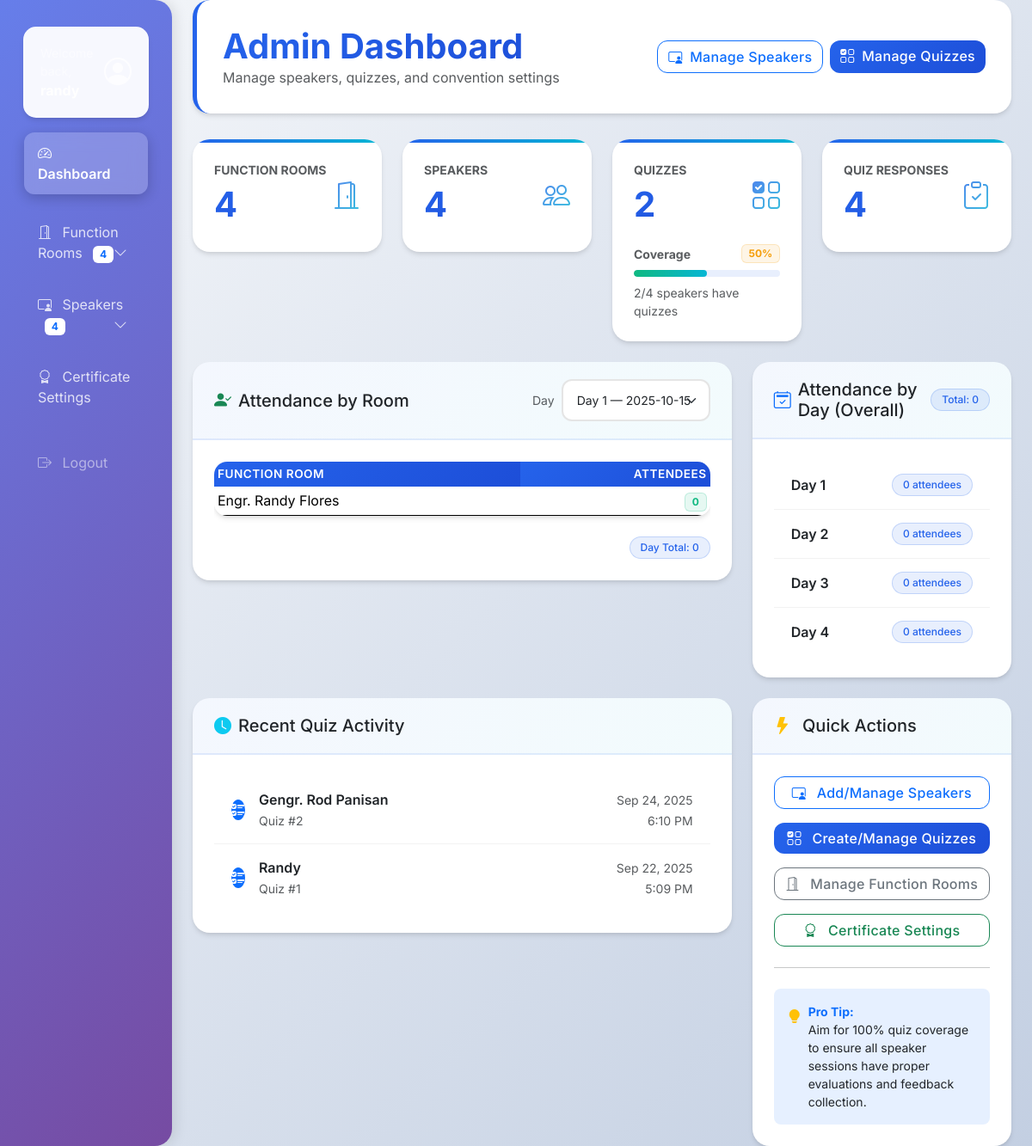
Page /admin/admin_dashboard.php (signed in) on the committed database.
### tables this page shows
CREATE TABLE `function_rooms` (
  `id` int(11) NOT NULL,
  `day_id` int(11) DEFAULT NULL,
  `name` varchar(150) NOT NULL,
  `label` varchar(150) DEFAULT NULL,
  `room_number` varchar(50) NOT NULL,
  `day_number` int(10) UNSIGNED NOT NULL DEFAULT 1,
  `day_date` date DEFAULT NULL,
  `description` text DEFAULT NULL,
  `location` varchar(150) DEFAULT NULL,
  `capacity` int(11) DEFAULT NULL,
  `is_active` tinyint(1) NOT NULL DEFAULT 1,
  `created_at` datetime NOT NULL DEFAULT current_timestamp()
);

CREATE TABLE `function_room_days` (
  `id` int(11) NOT NULL,
  `day_date` date NOT NULL,
  `room_id` int(11) DEFAULT NULL,
  `day` date NOT NULL,
  `enabled` tinyint(1) NOT NULL DEFAULT 1,
  `start_time` time DEFAULT NULL,
  `end_time` time DEFAULT NULL,
  `label` varchar(150) NOT NULL DEFAULT 'Day',
  `is_enabled` tinyint(1) NOT NULL DEFAULT 1
);

CREATE TABLE `quizzes` (
  `id` int(11) NOT NULL,
  `speaker_id` int(11) NOT NULL,
  `room_id` int(11) DEFAULT NULL,
  `day_id` int(11) DEFAULT NULL,
  `questions` longtext NOT NULL CHECK (json_valid(`questions`)),
  `options` longtext NOT NULL CHECK (json_valid(`options`)),
  `answers` longtext NOT NULL CHECK (json_valid(`answers`)),
  `created_at` datetime NOT NULL DEFAULT current_timestamp()
);

CREATE TABLE `speakers` (
  `id` int(11) NOT NULL,
  `room_id` int(11) DEFAULT NULL,
  `name` varchar(255) NOT NULL,
  `title` varchar(255) DEFAULT NULL,
  `bio` text DEFAULT NULL,
  `start_time` time DEFAULT NULL,
  `end_time` time DEFAULT NULL,
  `photo` varchar(255) DEFAULT NULL,
  `photo_url` varchar(255) DEFAULT NULL,
  `presentation_url` varchar(255) DEFAULT NULL,
  `created_at` datetime NOT NULL DEFAULT current_timestamp()
);

### admin/Admin_dashboard.php (the view, shortened to what the rows shown need)
<?php
require_once __DIR__ . '/../db.php';
if (isset($conn) && $conn instanceof mysqli) {
    $db = $conn;
} elseif (isset($mysqli) && $mysqli instanceof mysqli) {
    $db = $mysqli;
} else {
    $db = null;
}
$recentQuizzes = [];
$rq = $db->query("
  SELECT q.id, q.created_at, s.name AS speaker_name
  FROM quizzes q
  JOIN speakers s ON s.id = q.speaker_id
  ORDER BY q.created_at DESC
  LIMIT 5
");
if ($rq) {
    while ($row = $rq->fetch_assoc()) $recentQuizzes[] = $row;
}
function table_exists(mysqli $db, string $name): bool {
    $name = $db->real_escape_string($name);
    $res = $db->query("SHOW TABLES LIKE '{$name}'");
    return $res && $res->num_rows > 0;
}
function get_table_columns(mysqli $db, string $table): array {
    $cols = [];
    if ($res = $db->query("SHOW COLUMNS FROM `{$table}`")) {
        while ($row = $res->fetch_assoc()) {
            if (!empty($row['Field'])) $cols[] = $row['Field'];
        }
    }
    return $cols;
}
function attendance_count_expr(mysqli $db): string {
    $cols = get_table_columns($db, 'speaker_attendance');
    foreach (['user_id','attendee_id','account_id','participant_id','member_id'] as $c) {
        if (in_array($c, $cols, true)) return "COUNT(DISTINCT sa.`{$c}`)";
    }
    return "COUNT(*)";
}
$hasAttendanceTable = table_exists($db, 'speaker_attendance');
$days = [];
if ($r = $db->query("SELECT id, label, day_date FROM function_room_days ORDER BY day_date ASC")) {
    while ($row = $r->fetch_assoc()) $days[] = $row;
}
$filterDayId = isset($_GET['day_id']) ? (int)$_GET['day_id'] : 0;
if ($filterDayId <= 0 && !empty($days)) {
    $filterDayId = (int)$days[0]['id'];
}
$attendanceByRoom = [];
$attendanceByDay = [];
if ($hasAttendanceTable) {
    $countExpr = attendance_count_expr($db);
    $sqlDay = "
        SELECT fd.id AS day_id, fd.label AS day_label, {$countExpr} AS attendees
        FROM function_room_days fd
        LEFT JOIN function_rooms fr ON fr.day_id = fd.id
        LEFT JOIN speakers s ON s.room_id = fr.id
        LEFT JOIN speaker_attendance sa ON sa.speaker_id = s.id
        GROUP BY fd.id, fd.label
        ORDER BY fd.day_date ASC
    ";
    if ($res = $db->query($sqlDay)) {
        while ($row = $res->fetch_assoc()) $attendanceByDay[] = $row;
    }
    $sqlRoom = "
        SELECT fr.id AS room_id, fr.name AS room_name, {$countExpr} AS attendees
        FROM function_rooms fr
        LEFT JOIN speakers s ON s.room_id = fr.id
        LEFT JOIN speaker_attendance sa ON sa.speaker_id = s.id
        WHERE fr.day_id = ?
        GROUP BY fr.id, fr.name
        ORDER BY fr.name ASC
    ";
    if ($st = $db->prepare($sqlRoom)) {
        $st->bind_param('i', $filterDayId);
        $st->execute();
        $res = $st->get_result();
        while ($row = $res->fetch_assoc()) $attendanceByRoom[] = $row;
    }
}
?>
<!DOCTYPE html>
<html lang="en">
<head>
    <link href="https://cdn.jsdelivr.net/npm/bootstrap@5.3.2/dist/css/bootstrap.min.css" rel="stylesheet">
    <link href="https://cdn.jsdelivr.net/npm/bootstrap-icons@1.11.1/font/bootstrap-icons.css" rel="stylesheet">
</head>
<body>
<div class="container-fluid">
    <div class="row">
        <main class="col-md-9 ms-sm-auto col-lg-10 px-md-4">
            <div class="page-header fade-in">
                <div class="d-flex justify-content-between flex-wrap flex-md-nowrap align-items-center">
                    <div>
                        <h1 class="page-title">Admin Dashboard</h1>
                    </div>
                </div>
            </div>
            <div class="row g-4 mb-4">
                <div class="col-lg-8">
                    <div class="enhanced-card slide-up">
                        <div class="card-body">
                            <?php if (!$hasAttendanceTable): ?>
                                <div class="alert alert-warning mb-0">
                                    Attendance table not found. Expected table: speaker_attendance joined by speaker_id.
                                </div>
                            <?php else: ?>
                                <?php if (empty($attendanceByRoom)): ?>
                                    <div class="text-muted">No attendance records for the selected day.</div>
                                <?php else: ?>
                                    <div class="table-responsive">
                                        <table class="table table-sm align-middle">
                                            <thead>
                                                <tr>
                                                    <th>Function Room</th>
                                                    <th class="text-end">Attendees</th>
                                                </tr>
                                            </thead>
                                            <tbody>
                                                <?php foreach ($attendanceByRoom as $r): ?>
                                                    <tr>
                                                        <td><?= htmlspecialchars($r['room_name'] ?? '-', ENT_QUOTES | ENT_SUBSTITUTE, 'UTF-8') ?></td>
                                                        <td class="text-end">
                                                            <span class="badge badge-soft-success"><?= (int)($r['attendees'] ?? 0) ?></span>
                                                        </td>
                                                    </tr>
                                                <?php endforeach; ?>
                                            </tbody>
                                        </table>
                                    </div>
                                <?php endif; ?>
                            <?php endif; ?>
                        </div>
                    </div>
                </div>
                <div class="col-lg-4">
                    <div class="enhanced-card slide-up">
                        <div class="card-body">
                            <?php if (!$hasAttendanceTable): ?>
                                <div class="text-muted">Waiting for attendance setup.</div>
                            <?php else: ?>
                                <?php if (empty($attendanceByDay)): ?>
                                    <div class="text-muted">No attendance yet.</div>
                                <?php else: ?>
                                    <div class="list-group list-group-flush">
                                        <?php foreach ($attendanceByDay as $d): ?>
                                            <div class="list-group-item d-flex justify-content-between align-items-center">
                                                <div class="fw-semibold"><?= htmlspecialchars($d['day_label'] ?? 'Day', ENT_QUOTES | ENT_SUBSTITUTE, 'UTF-8') ?></div>
                                                <span class="badge badge-soft"><?= (int)($d['attendees'] ?? 0) ?> attendee<?= ((int)($d['attendees'] ?? 0) === 1) ? '' : 's' ?></span>
                                            </div>
                                        <?php endforeach; ?>
                                    </div>
                                <?php endif; ?>
                            <?php endif; ?>
                        </div>
                    </div>
                </div>
            </div>
            <div class="row g-4">
                <div class="col-lg-8">
                    <div class="enhanced-card slide-up">
                        <div class="card-body">
                            <?php if (empty($recentQuizzes)): ?>
                                <div class="text-center py-4">
                                    <i class="bi bi-ui-checks text-muted mb-2" style="font-size: 3rem; opacity: 0.3;"></i>
                                    <div class="text-muted">No quizzes created yet</div>
                                    <a href="admin_quiz_manage.php" class="btn btn-sm btn-primary mt-2">Create Your First Quiz</a>
                                </div>
                            <?php else: ?>
                                <div class="list-group list-group-flush">
                                    <?php foreach ($recentQuizzes as $q): ?>
                                        <div class="list-group-item d-flex justify-content-between align-items-center">
                                            <div class="d-flex align-items-center">
                                                <div class="avatar-sm bg-primary rounded-circle d-flex align-items-center justify-content-center me-3">
                                                    <i class="bi bi-ui-checks text-white"></i>
                                                </div>
                                                <div>
                                                    <div class="fw-semibold"><?= htmlspecialchars($q['speaker_name'] ?? 'Speaker', ENT_QUOTES | ENT_SUBSTITUTE, 'UTF-8') ?></div>
                                                    <small class="text-muted">Quiz #<?= (int)$q['id'] ?></small>
                                                </div>
                                            </div>
                                            <div class="text-end">
                                                <small class="text-muted"><?= date('M j, Y', strtotime($q['created_at'] ?? '')) ?></small>
                                                <div><small class="text-muted"><?= date('g:i A', strtotime($q['created_at'] ?? '')) ?></small></div>
                                            </div>
                                        </div>
                                    <?php endforeach; ?>
                                </div>
                            <?php endif; ?>
                        </div>
                    </div>
                </div>
            </div>
        </main>
    </div>
</div>
</body>
</html>

### rows in the picture
function_rooms: name "Engr. Randy Flores", attendees "0"
function_room_days: label "Day 1", attendees "0"
function_room_days: label "Day 2", attendees "0"
function_room_days: label "Day 3", attendees "0"
function_room_days: label "Day 4", attendees "0"
quizzes: speaker.name "Gengr. Rod Panisan", id "2", created_at "Sep 24, 2025", created_at "6:10 PM"
quizzes: speaker.name "Randy", id "1", created_at "Sep 22, 2025", created_at "5:09 PM"

### other values in the picture
$roomsCount "4"
$speakersCount "4"
$quizzesCount "2"
$quizCoverage "50"
max(0, $speakersCount - $speakersNoQuiz) "2"
$quizRespCount "4"
$attendanceTotalSelectedDay "0"
$attendanceTotalAllDays "0"
form field day_id "Day 1 — 2025-10-15"
